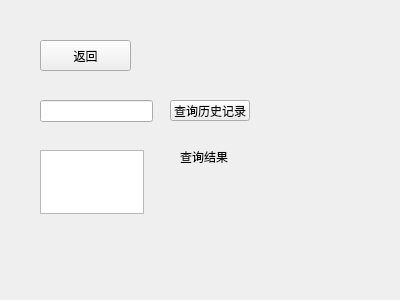
<?xml version="1.0" encoding="UTF-8"?>
<ui version="4.0">
 <class>searchwidget</class>
 <widget class="QWidget" name="searchwidget">
  <property name="geometry">
   <rect>
    <x>0</x>
    <y>0</y>
    <width>400</width>
    <height>300</height>
   </rect>
  </property>
  <property name="windowTitle">
   <string>Form</string>
  </property>
  <widget class="QPushButton" name="btn_query">
   <property name="geometry">
    <rect>
     <x>170</x>
     <y>100</y>
     <width>80</width>
     <height>21</height>
    </rect>
   </property>
   <property name="text">
    <string>查询历史记录</string>
   </property>
  </widget>
  <widget class="QLabel" name="label">
   <property name="geometry">
    <rect>
     <x>180</x>
     <y>150</y>
     <width>49</width>
     <height>14</height>
    </rect>
   </property>
   <property name="text">
    <string>查询结果</string>
   </property>
  </widget>
  <widget class="QLineEdit" name="lineEdit_query">
   <property name="geometry">
    <rect>
     <x>40</x>
     <y>100</y>
     <width>113</width>
     <height>22</height>
    </rect>
   </property>
  </widget>
  <widget class="QTextEdit" name="textEdit_show">
   <property name="geometry">
    <rect>
     <x>40</x>
     <y>150</y>
     <width>104</width>
     <height>64</height>
    </rect>
   </property>
  </widget>
  <widget class="QPushButton" name="return1">
   <property name="geometry">
    <rect>
     <x>40</x>
     <y>40</y>
     <width>91</width>
     <height>31</height>
    </rect>
   </property>
   <property name="text">
    <string>返回</string>
   </property>
  </widget>
 </widget>
 <resources/>
 <connections/>
</ui>
